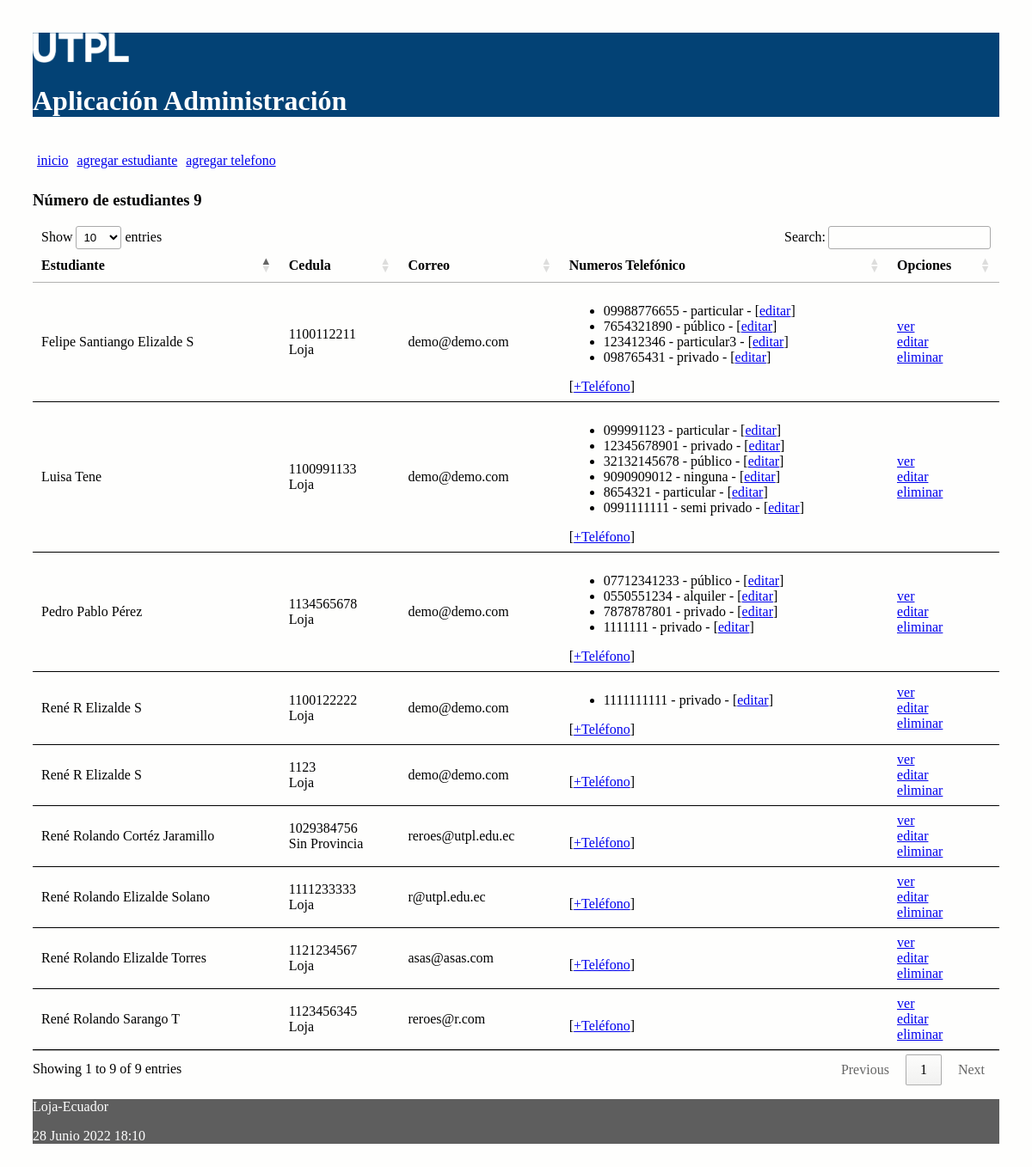
Before: / with the older database file.
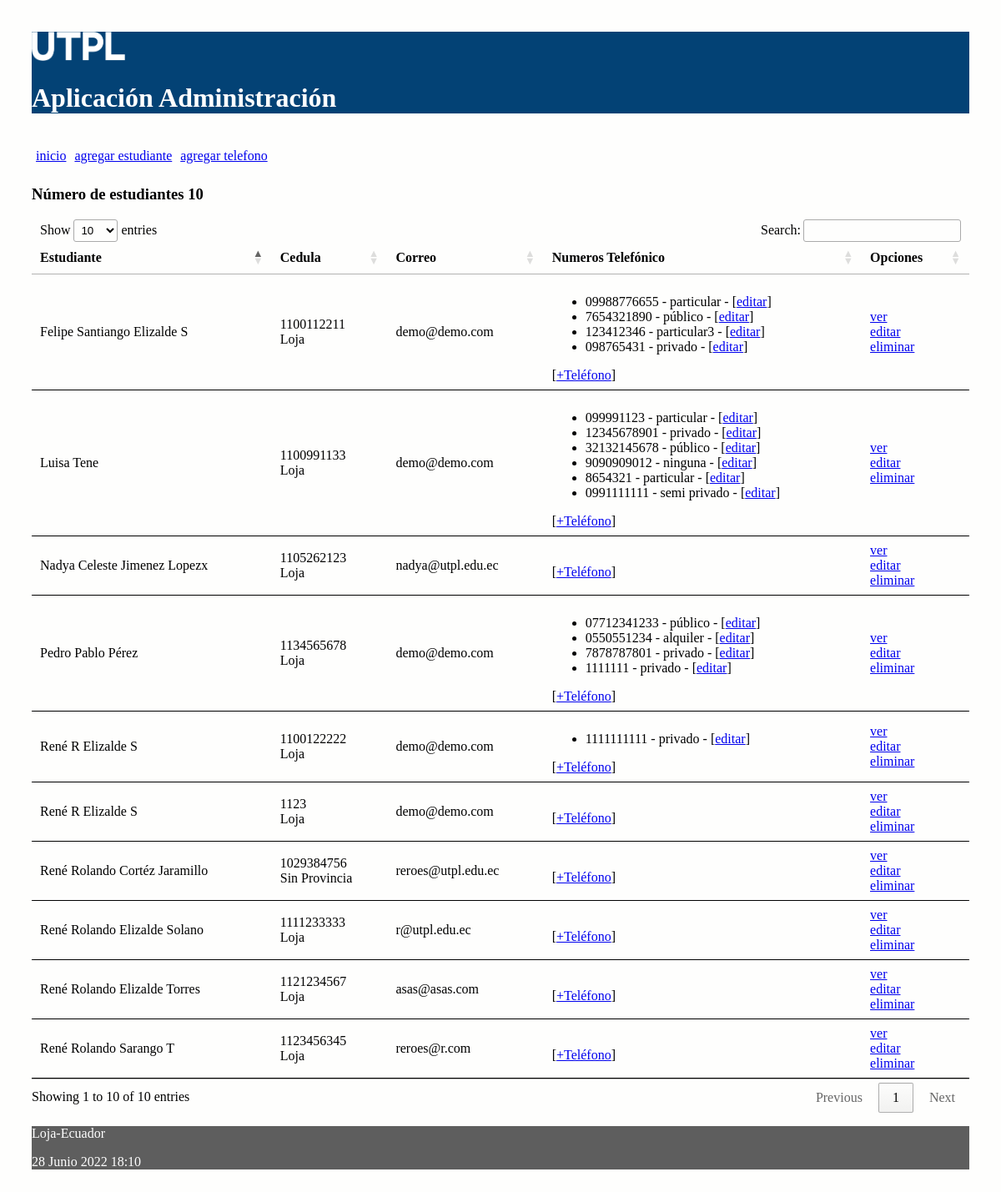
After: the same page with the newer database file.
### administrativo/models.py (models this page shows, shortened)
class Estudiante(models.Model):
    nombre = models.CharField(max_length=30)
    apellido = models.CharField(max_length=30)
    cedula = models.CharField(max_length=30, unique=True)
    correo = models.EmailField()
    def get_provincia (self):
        dato =self.cedula[0:2]
        valor = "Sin Provincia"
        if dato == "11":
            valor = "Loja"
        else:
            if dato == "17":
                valor = "Pichincha"
        return valor

class NumeroTelefonico(models.Model):
    telefono = models.CharField(max_length=100)
    tipo = models.CharField(max_length=100)
    estudiante = models.ForeignKey(Estudiante, on_delete=models.CASCADE,
            related_name="numeros_telefonicos")

### administrativo/views.py (the view)
# urls.py: path('', views.index, name='index'),
def index(request):
    estudiantes = Estudiante.objects.all()
    informacion_template = {'estudiantes': estudiantes, 'numero_estudiantes': len(estudiantes)}
    return render(request, 'index.html', informacion_template)

### administrativo/templates/index.html (shortened to what this page needs)
{% extends "master.html" %}
{% block content %}
<h3>Número de estudiantes {{ numero_estudiantes }}</h3>
<table id="tabla_datos">
  <thead>
    <tr>
      <th>Estudiante</th>
      <th>Cedula</th>
      <th>Correo</th>
      <th>Numeros Telefónico </th>
      <th>Opciones</th>
    </tr>
  </thead>
  {% for e in estudiantes %}
  <tr>
    <td> {{e.nombre}} {{e.apellido}}</td>
    <td>
      {{e.cedula}} <br>
      {{e.get_provincia}}
    </td>
    <td> {{e.correo}}</td>
    <td>
      <ul>
        {% for t in e.numeros_telefonicos.all %}
          <li>
            <span>{{t.telefono}} - {{t.tipo}} - [<a href="{% url 'editar_numero_telefonico' t.id %}">editar</a>] </span>
          </li>
        {% endfor %}
      </ul>
        [<a href="{% url 'crear_numero_telefonico_estudiante' e.id%}">+Teléfono</a>]
    </td>
    <td> <a href="{% url 'obtener_estudiante' e.id %}">ver</a> <br>
      <a href="{% url 'editar_estudiante' e.id %}">editar</a> <br>
      <a href="{% url 'eliminar_estudiante' e.id %}"
      onclick="return confirm('¿Está seguro de la eliminación?')" >
      eliminar</a>
    </td>
  </tr>
  {% endfor %}
</table>
{% endblock %}

### administrativo/templates/master.html (shortened to what this page needs)
<!DOCTYPE html>
<html>
  <head>
    {% load static %}
    <link rel="stylesheet" type="text/css" href="{% static 'css/estilos.css' %}">
    <link rel="stylesheet" type="text/css" href="https://cdn.datatables.net/1.10.25/css/jquery.dataTables.min.css">
  </head>
  <body>
  <header>
    <img src="{% static 'images/logo.png' %}" height="10%" width="10%" alt="My image">
    <h1>Aplicación Administración </h1>
    <nav class="top_menu">
      <ul>
        <li><a href="{% url 'index' %}">inicio</a></li>
        <li><a href="{% url 'crear_estudiante' %}">agregar estudiante</a></li>
        <li><a href="{% url 'crear_numero_telefonico' %}">agregar telefono</a></li>
      </ul>
    </nav>
  </header>
  <section>
      {% block content %}
      {% endblock %}
  </section>
    <footer>
      <p>Loja-Ecuador</p>
      <p>{% now "j F Y H:i" %}</p>
    </footer>
  </body>
</html>

### administrativo/static/css/estilos.css (style rules this page uses)
body { background: #FEFEFD; padding: 30px; }
header { background: #034275; color: #FFF; }
section { width: 100%; }
th, td { padding: 15px; border-bottom: 1px solid black; }
.top_menu ul { list-style:none; float:left; padding: 5px; width:95%; }
.top_menu ul li { float:left; margin-right:10px; margin-bottom:5px; text: #FFF; }
footer { background: #5E5E5E; color: #FFF; }

Changed rows visible on the page:
added Estudiante: nombre "Nadya Celeste", apellido "Jimenez Lopezx", cedula "1105262123", get_provincia "Loja", correo "nadya@utpl.edu.ec"
Other visible differences:
text written by a page script: "Show entries Search: Showing 1 to 9 of 9 entries Previous 1 Next" → "Show entries Search: Showing 1 to 10 of 10 entries Previous 1 Next"
{{ numero_estudiantes }}: "9" → "10"
